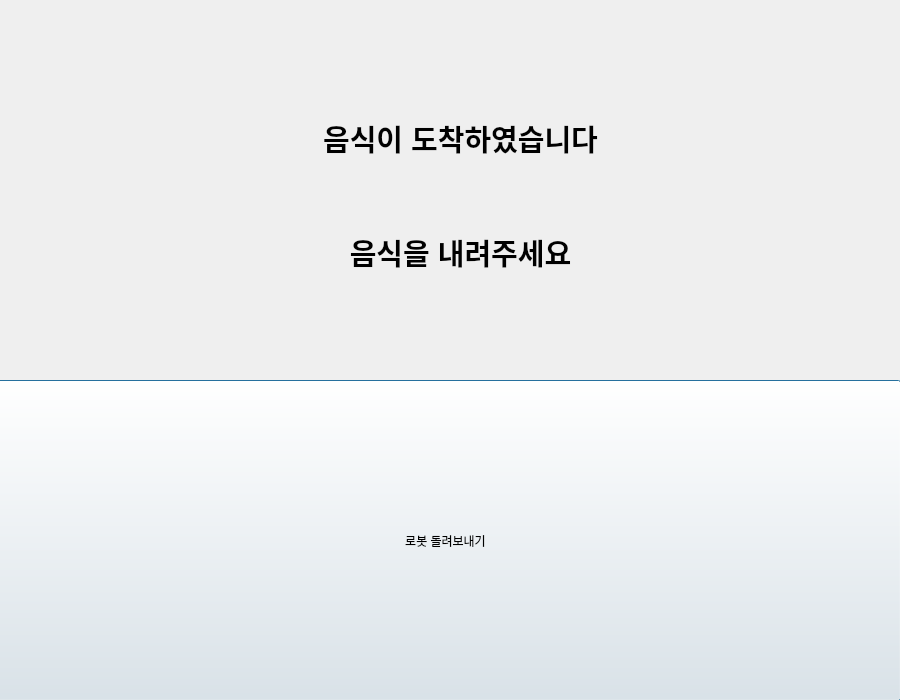
<?xml version="1.0" encoding="UTF-8"?>
<ui version="4.0">
 <class>Arrival_Dialog</class>
 <widget class="QDialog" name="Arrival_Dialog">
  <property name="geometry">
   <rect>
    <x>0</x>
    <y>0</y>
    <width>900</width>
    <height>700</height>
   </rect>
  </property>
  <property name="windowTitle">
   <string>도착 알림</string>
  </property>
  <widget class="QPushButton" name="return_robot">
   <property name="geometry">
    <rect>
     <x>-10</x>
     <y>380</y>
     <width>911</width>
     <height>321</height>
    </rect>
   </property>
   <property name="text">
    <string>로봇 돌려보내기</string>
   </property>
  </widget>
  <widget class="QLabel" name="arrival_text">
   <property name="geometry">
    <rect>
     <x>70</x>
     <y>60</y>
     <width>781</width>
     <height>271</height>
    </rect>
   </property>
   <property name="text">
    <string>&lt;html&gt;&lt;head/&gt;&lt;body&gt;&lt;p align=&quot;center&quot;&gt;&lt;span style=&quot; font-size:22pt; font-weight:600;&quot;&gt;음식이 도착하였습니다&lt;/span&gt;&lt;/p&gt;&lt;p align=&quot;center&quot;&gt;&lt;span style=&quot; font-size:22pt; font-weight:600;&quot;&gt;&lt;br/&gt;&lt;/span&gt;&lt;/p&gt;&lt;p align=&quot;center&quot;&gt;&lt;span style=&quot; font-size:22pt; font-weight:600;&quot;&gt;음식을 내려주세요&lt;/span&gt;&lt;/p&gt;&lt;/body&gt;&lt;/html&gt;</string>
   </property>
  </widget>
 </widget>
 <resources/>
 <connections/>
</ui>
